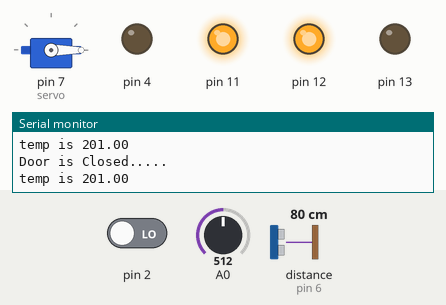
Simulated run of this sketch. Board: Arduino Uno, built with avr-gcc and run on an emulated ATmega328P. Shown: servo, output pins drawn as LEDs (lit = HIGH), the last lines printed to the serial monitor. Inputs (shaded band) come from the test bench; at power-on: distance to the obstacle (sensor on pin 6) 80 cm, A0 = 512, pin 2 LOW. The echo pulse lasts 58.3 µs per cm.

Above: at 3.8 s.
3.9 s: distance to the obstacle (sensor on pin 6) set to 31 cm
7.8 s: distance to the obstacle (sensor on pin 6) set to 26 cm
At 10.4 s:
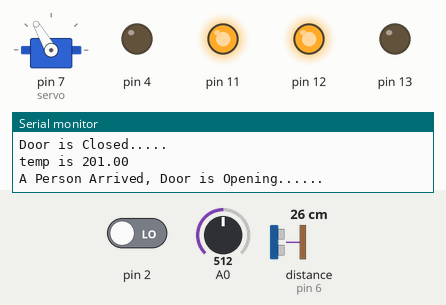
11.7 s: A0 set to 155
19.4 s: A0 set to 131
At 24.5 s:
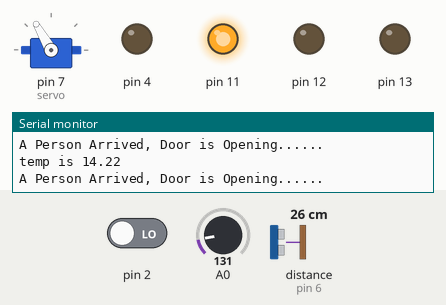
25.5 s: pin 2 driven HIGH
At 27.4 s:
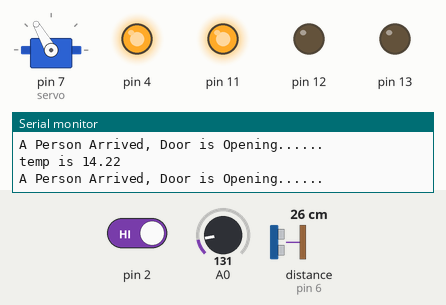
29.4 s: distance to the obstacle (sensor on pin 6) set to 35 cm
At 33.2 s:
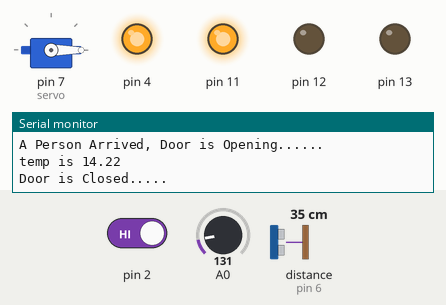
Timing chart, 0 to 34.5 s (numbered marks = the images above; inputs shaded):
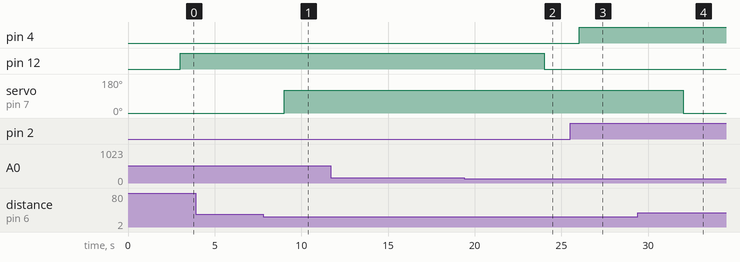

Measured:
- the behaviour switches between 30 and 29 cm on distance to the obstacle (sensor on pin 6) (found by bisection; images 0 and 1)
- the behaviour switches between 143 and 142 on A0 (found by bisection; images 1 and 2)
- after the input at 7.8 s, servo on pin 7 (servo): 0° → 120° after 1.2 s
- after the input at 19.4 s, pin 12: HIGH → LOW after 4.6 s
- after the input at 25.5 s, pin 4: LOW → HIGH after 0.53 s
- after the input at 29.4 s, servo on pin 7 (servo): 120° → 0° after 2.6 s

The sketch:

home_automation.ino
```cpp
#include<Servo.h>
 int us = 6;
 int servo = 7;

 Servo servo1;

 void setup() {
   Serial.begin(9600);
   servo1.attach(servo);
   pinMode(2,INPUT);
   pinMode(4,OUTPUT);
   pinMode(11,OUTPUT);
   pinMode(12,OUTPUT);
   pinMode(13,OUTPUT);
   pinMode(A0,INPUT);
   digitalWrite(2,LOW);
   digitalWrite(11,HIGH);
   
 }

 void loop() {
   
   long duration, inches, cm;

   pinMode(us, OUTPUT);
   digitalWrite(us, LOW);
   delayMicroseconds(2);
   digitalWrite(us, HIGH);
   delayMicroseconds(5);
   digitalWrite(us, LOW);

   
   pinMode(us, INPUT);
   duration = pulseIn(us, HIGH);

  
   inches = microsecondsToInches(duration);
   cm = microsecondsToCentimeters(duration);

  
   
   servo1.write(0);
   
   if(cm < 30)
   {
     servo1.write(120);
     Serial.println("A Person Arrived, Door is Opening......");
     delay(2000);
   }
   else
   {
     servo1.write(0);
     Serial.println("Door is Closed.....");
   }
   
   
   int pir = digitalRead(2);
   
   if(pir == HIGH)
   {
     digitalWrite(4,HIGH);
     delay(3000);
   }
   else if(pir == LOW)
   {
     digitalWrite(4,LOW);
   }
   
   float value=analogRead(A0);
   float temp=(((value/1024)*5.0199)-0.5)*100;
   
   
   Serial.print("temp is ");
   Serial.println(temp);
   delay(3000);
   
   
   if(temp > 20)
   {
     digitalWrite(12,HIGH);
     digitalWrite(13,LOW);
   }
   else
   {
     digitalWrite(12,LOW);
     digitalWrite(13,LOW);
   }
 }

 long microsecondsToInches(long microseconds) {
   return microseconds / 74 / 2;
 }

 long microsecondsToCentimeters(long microseconds) {
   return microseconds / 29 / 2;
 }
```
